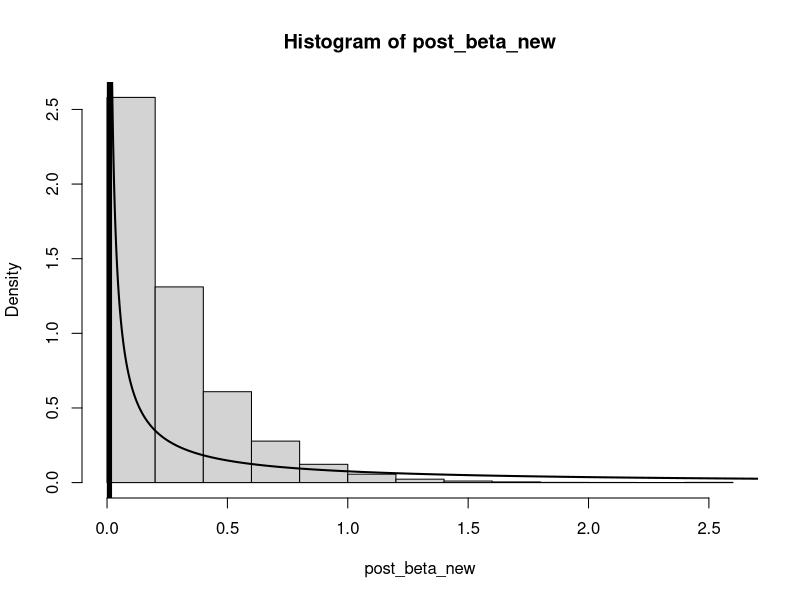
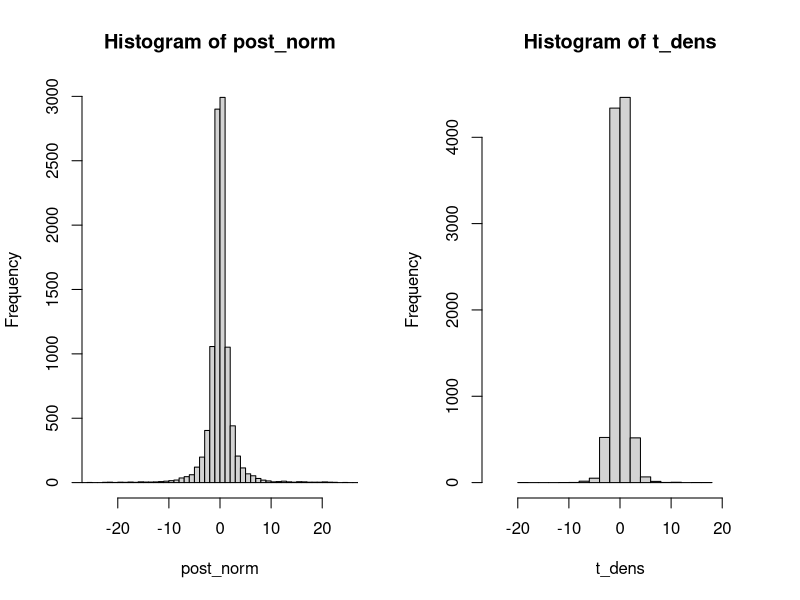

Recreate these plots in R, in order.
########## Workspace Prep ##########



## Load in the necessaey packages

library(coda)




########## Problem 1 ##########



##### Part i #####



##### Part ii #####



### Unchanged code from Lecture



year = (1851:1962)
y = c(4, 5, 4, 1, 0, 4, 3, 4, 0, 6, 3, 3, 4, 0, 2, 6, 3, 3, 5, 4, 5, 3,
      1, 4, 4, 1, 5, 5, 3, 4, 2, 5, 2, 2, 3, 4, 2, 1, 3, 2, 2, 1, 1,
      1, 1, 3, 0, 0, 1, 0, 1, 1, 0, 0, 3, 1, 0, 3, 2, 2, 0, 1, 1, 1,
      0, 1, 0, 1, 0, 0, 0, 2, 1, 0, 0, 0, 1, 1, 0, 2, 3, 3, 1, 1, 2,
      1, 1, 1, 1, 2, 4, 2, 0, 0, 0, 1, 4, 0, 0, 0, 1, 0, 0, 0, 0, 0,
      1, 0, 0, 1, 0, 1)

n = length(y)

# Hyperparameters:
alpha = 0.5; beta = 0.01

# Pick some initial values:
k = ceiling(n/2) # midpoint is CP
lambda_1 = mean(y[1:k])
lambda_2 = mean(y[(k+1):n])

# Sample from the posterior distribution:
S = 10^4

# Storage:
post_lambda_1 = array(0, c(S, 1))
post_lambda_2 = array(0, c(S, 1))
post_k = array(0, c(S, 1));

for(s in 1:S){
    # Sample lambda_1:
    lambda_1 = rgamma(n = 1,
                      shape = alpha + sum(y[1:k]),
                      rate = beta + k)
    # Sample lambda_2:
    # NOTE: assuming k < n throughout!
    lambda_2 = rgamma(n = 1,
                      shape = alpha + sum(y[(k+1):n]),
                      rate = beta + (n-k))
    # Sample k:
    log_g = cumsum(y)*log(lambda_1/lambda_2) + (1:n)*(lambda_2 - lambda_1)
    #pm<-exp(log_g)/sum(exp(log_g)); k<-min((1:n)[runif(1)<cumsum(pm)])
    k = sample(1:n, 1, prob = exp(log_g))
    
    # Store:
    post_lambda_1[s] = lambda_1
    post_lambda_2[s] = lambda_2
    post_k[s] = k
}



### Edited code from lecture, factors in beta prior



# Hyperparameters:
alpha = 0.5; beta = 0.01

## Set the beta params

b_alpha <- 0.1
b_beta <- 0.1

# Pick some initial values:
k = ceiling(n/2) # midpoint is CP
lambda_1 = mean(y[1:k])
lambda_2 = mean(y[(k+1):n])

# Sample from the posterior distribution:
S = 10^4

# Storage:
post_lambda_1_new = array(0, c(S, 1))
post_lambda_2_new = array(0, c(S, 1))
post_k_new = array(0, c(S, 1))
post_beta_new = array(0, c(S, 1))

for(s in 1:S){
    
    # Sample lambda_1:
    lambda_1 = rgamma(n = 1,
                      shape = alpha + sum(y[1:k]),
                      rate = beta + k)
    # Sample lambda_2:
    # NOTE: assuming k < n throughout!
    lambda_2 = rgamma(n = 1,
                      shape = alpha + sum(y[(k+1):n]),
                      rate = beta + (n-k))
    # Sample k:
    log_g = cumsum(y)*log(lambda_1/lambda_2) + (1:n)*(lambda_2 - lambda_1)
    #pm<-exp(log_g)/sum(exp(log_g)); k<-min((1:n)[runif(1)<cumsum(pm)])
    k = sample(1:n, 1, prob = exp(log_g))
    
    # Sample beta:
    
    beta <- rgamma(n = 1,
                   shape = (2 * alpha) + b_alpha,
                   rate = lambda_1 + lambda_2 + b_beta)
    
    # Store:
    post_lambda_1_new[s] = lambda_1
    post_lambda_2_new[s] = lambda_2
    post_k_new[s] = k
    post_beta_new[s] = beta
}



##### Part iii #####



## Compute the HPD intervals for beta = 0.01

ci_lambda_1 <- as.vector(HPDinterval(as.mcmc(post_lambda_1), prob = 0.95)[1, 1:2])
ci_lambda_2 <- as.vector(HPDinterval(as.mcmc(post_lambda_2), prob = 0.95)[1, 1:2])
ci_k = as.vector(HPDinterval(as.mcmc(post_k + 1850), prob = 0.95)[1, 1:2])

cat("HPD Interval Lambda_1 with Beta = 0.01: ", "(", ci_lambda_1[1], ",", ci_lambda_1[2], ")")
cat("HPD Interval Lambda_2 with Beta = 0.01: ", "(", ci_lambda_2[1], ",", ci_lambda_2[2], ")")
cat("HPD Interval k + 1850 with Beta = 0.01: ", "(", ci_k[1], ",", ci_k[2], ")")

## Compute the HPD intervals for beta hyperprior

ci_lambda_1_new <- as.vector(HPDinterval(as.mcmc(post_lambda_1_new), prob = 0.95)[1, 1:2])
ci_lambda_2_new <- as.vector(HPDinterval(as.mcmc(post_lambda_2_new), prob = 0.95)[1, 1:2])
ci_k_new = as.vector(HPDinterval(as.mcmc(post_k_new + 1850), prob = 0.95)[1, 1:2])

cat("HPD Interval Lambda_1 with Beta Hyperprior: ", "(", ci_lambda_1_new[1], ",", ci_lambda_1_new[2], ")")
cat("HPD Interval Lambda_2 with Beta Hyperprior: ", "(", ci_lambda_2_new[1], ",", ci_lambda_2_new[2], ")")
cat("HPD Interval k + 1850 with Beta Hyperprior: ", "(", ci_k_new[1], ",", ci_k_new[2], ")")



##### Part iv #####



par(mfrow = c(1, 1))

hist(post_beta_new, freq = FALSE)
x <- rgamma(n = S, shape = b_alpha, rate = b_beta)
lines(sort(x), y = dgamma(sort(x), shape = b_alpha, rate = b_beta), lwd = 2)
abline(v = 0.01, lwd = 5)



########## Problem 2 ##########



##### Part i #####



##### Part ii #####



nu <- 4
S <- 10000

post_gamma <- rgamma(n = S, shape = (nu / 2), rate = (nu / 2)) 

post_norm <- rnorm(n = S, mean = 0, sd = 1 / post_gamma)

t_dens <- rt(n = S, df = nu)

par(mfrow = c(1, 2))

hist(post_norm, xlim = c(-25, 25), breaks = 200)
hist(t_dens, xlim = c(-25, 25), breaks = 20)



##### Part iii #####



########## Problem 3 ##########



##### Part i #####



##### Part ii #####



##### Part iii #####



##### Part iv #####



##### Part v #####













